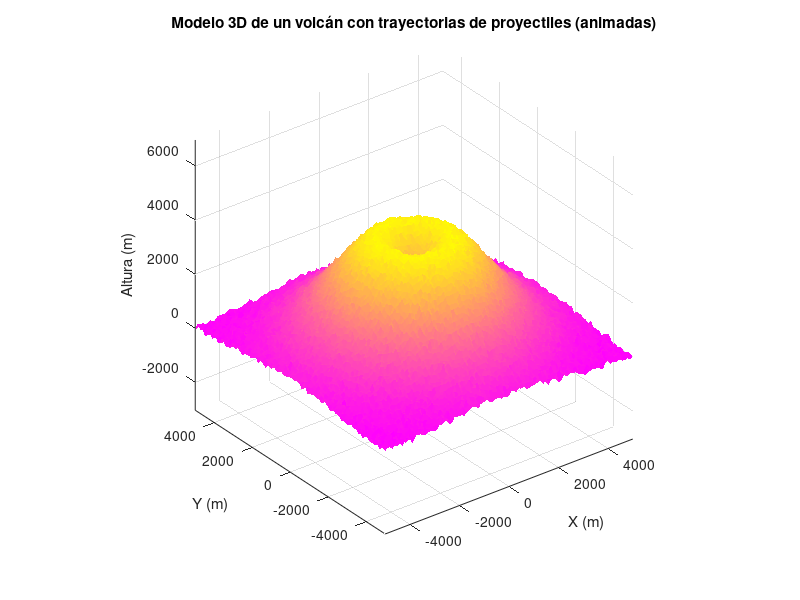

This figure's MATLAB source: (Note: this script raises an error after producing the figure.)
clc; clear; close all;

[x, y] = meshgrid(-5:0.1:5, -5:0.1:5);
r = sqrt(x.^2 + y.^2);
z = exp(-0.1*r.^2) * 5 - 2*exp(-r.^2);
z = z + 0.07*randn(size(z));

surf(x*1000, y*1000, z*1000, 'EdgeColor', 'none');
colormap(spring);
axis equal
xlabel('X (m)')
ylabel('Y (m)')
zlabel('Altura (m)')
title('Modelo 3D de un volcán con trayectorias de proyectiles (animadas)')
lighting phong
camlight headlight
hold on

n = 20;                            
v = [50, 75, 100, 125, 150, 175, 200]; 
g = 9.81;
h0 = 4100;      
k = 0.003;
colores = [ ...
    251 116 168;
    252 172 57;
    251 149 1;
    218 43 66;
    245 77 233 ...
] / 255;

for i = 1:n
    v0 = v(randi(length(v)));
    theta = rand * 25 + 20;
    phi = rand * 360;

    vx = v0 * cosd(theta) * cosd(phi);
    vy = v0 * cosd(theta) * sind(phi);
    vz = v0 * sind(theta);

    coef = [0.5*g, -vz, -h0];
    t_sol = roots(coef);
    t_vuelo = max(t_sol);

    f = @(t) h0 + (vz + g/k)/k * (1 - exp(-k*t)) - g*t/k;
    t_vuelo_r = fzero(f, t_vuelo);

    t = linspace(0, t_vuelo_r, 200);
    X = (vx/k) * (1 - exp(-k*t));
    Y = (vy/k) * (1 - exp(-k*t));
    Z = h0 + (vz + g/k)/k * (1 - exp(-k*t)) - g*t/k;

    color = colores(mod(i-1, size(colores,1)) + 1, :);

    p = plot3(X(1), Y(1), Z(1), 'o', ...
        'Color', color, ...
        'MarkerFaceColor', color, ...
        'MarkerEdgeColor', [0,0,0], ...
        'LineWidth', 1);

    for j = 2:length(t)
        set(p, 'XData', X(j), 'YData', Y(j), 'ZData', Z(j)); 
        drawnow limitrate
        pause(0.01); 
    end

    plot3(X, Y, Z, '--', 'Color', color, 'LineWidth', 0.7);

    disp(['Trayectoria ', num2str(i), ...
        ': v0 = ', num2str(v0), ' m/s, elev = ', num2str(theta, '%.2f'), ...
        '°, azim = ', num2str(phi, '%.2f'), '°'])
end

legend(arrayfun(@(i) sprintf('Trayectoria %d', i), 1:n, ...
    'UniformOutput', false))
view(45, 30)